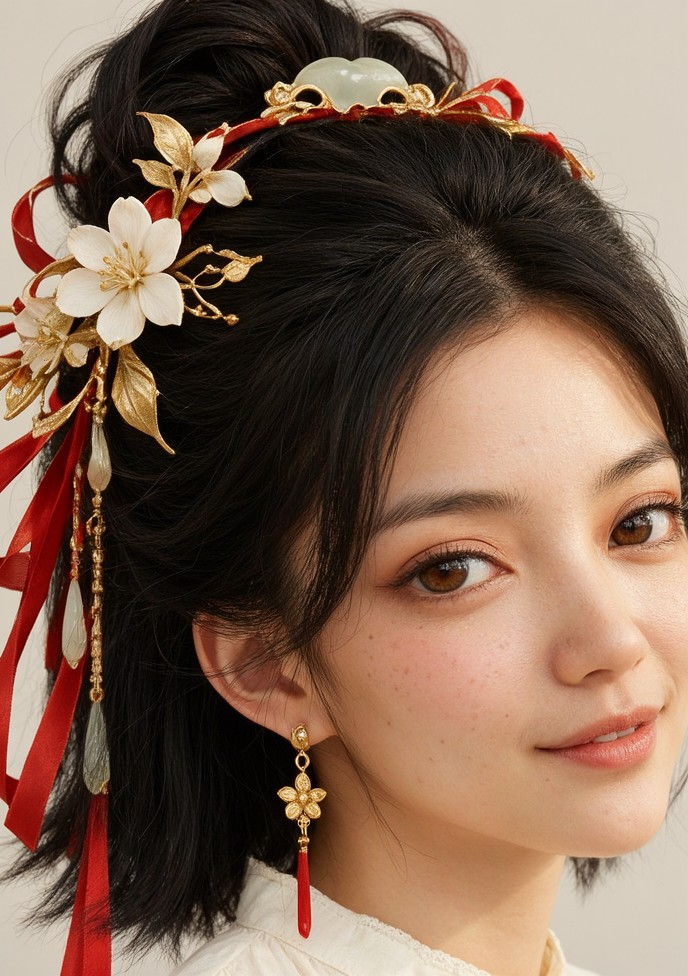
#> input picture personal-digital-companion/workflows/comfyui/world-tour-feiyue.jpg, 688 x 976 px
$ python research_preview.py world-tour-feiyue.jpg out.png
#> lines starting #> are read from the running program, lines starting #| are printed output that depends on the picture
"""用本机 Pillow 解码公开图像。只把重编码的小预览送进桌宠窗口。"""
import sys
from io import BytesIO
from PIL import Image, ImageOps

full_news = sys.argv[1:] == ["--news-full"]
news = full_news or sys.argv[1:] == ["--news"]
stream = news or sys.argv[1:] == ["--search"]
with Image.open(BytesIO(sys.stdin.buffer.read()) if stream else sys.argv[1]) as image:
#> image is the input picture: PIL image 688x976 RGB; mean R, G, B 127.6, 100, 82.5
    if image.format not in ("JPEG","PNG","WEBP") or image.width*image.height>24_000_000:
        raise ValueError("图片超出解码范围")
    if news and (image.width < 80 or image.height < 48):
        raise ValueError("图像过小")
    preview = ImageOps.exif_transpose(image)
    preview.thumbnail((1280,960) if full_news else (288,216) if news else (300,200))
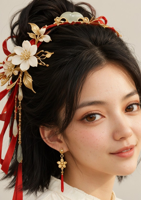
#> preview: PIL image 141x200 RGB; mean R, G, B 127.8, 100.1, 82.6
    preview.convert("RGB").save(sys.stdout.buffer if stream else sys.argv[2],"JPEG",quality=82 if news else 78)
